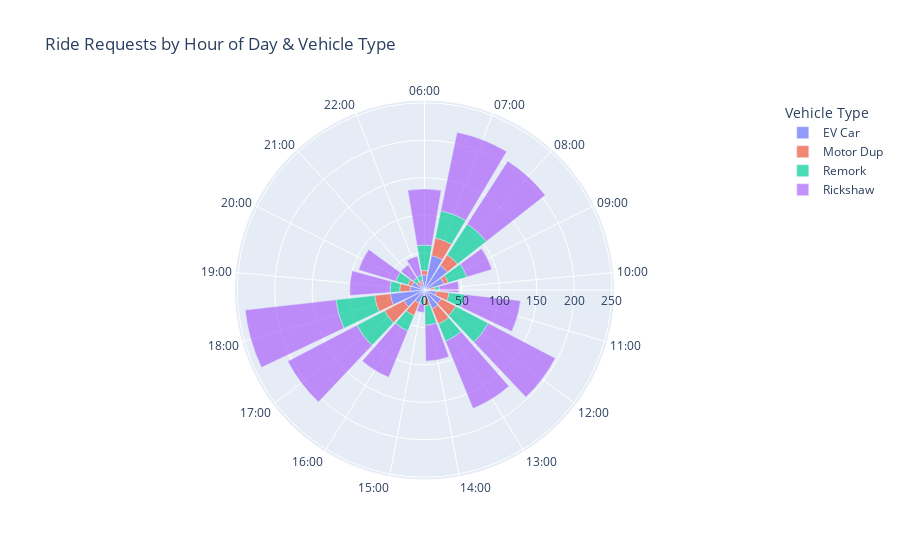

Write notebook code for a chart like this one.
### Code cell
# Polar Bar Chart of Request Time by Vehicle Type
import plotly.graph_objects as go

# Extract hour from request_time
data_polar = data.copy()
data_polar['hour'] = pd.to_datetime(data_polar['request_time']).dt.hour

# Filter to only 6:00 - 23:00
data_polar = data_polar[data_polar['hour'] >= 6]

# Group by hour and vehicle type
polar_data = data_polar.groupby(['hour', 'vehicle_type'])['trip_id'].count().reset_index()
polar_data.columns = ['hour', 'vehicle_type', 'count']

hours_shown = list(range(6, 24))

fig = go.Figure()

for vehicle in polar_data['vehicle_type'].unique():
    df_v = polar_data[polar_data['vehicle_type'] == vehicle]

    fig.add_trace(go.Barpolar(
        r       = df_v['count'],
        theta   = [f"{h:02d}:00" for h in df_v['hour']],
        name    = vehicle,
        opacity = 0.7,
    ))

fig.update_layout(
    title  = 'Ride Requests by Hour of Day & Vehicle Type',
    polar  = dict(
        angularaxis = dict(
            tickmode  = 'array',
            tickvals  = [f"{h:02d}:00" for h in hours_shown],
            ticktext  = [f"{h:02d}:00" for h in hours_shown],
            direction = 'clockwise',
            rotation  = 90,
        )
    ),
    barmode    = 'overlay',
    showlegend = True,
    legend     = dict(title='Vehicle Type'),
)

fig.show()

### Figure 1 — Plotly figure (JSON) as saved in the notebook; plotly's stock layout.template omitted (floating-point values rounded to 4 significant figures)
{"data": [{"name": "EV Car", "opacity": 0.7, "r": [20, 47, 39, 27, 7, 16, 25, 27, 11, 7, 19, 31, 46, 19, 18, 7, 10], "theta": ["06:00", "07:00", "08:00", "09:00", "10:00", "11:00", "12:00", "13:00", "14:00", "15:00", "16:00", "17:00", "18:00", "19:00", "20:00", "21:00", "22:00"], "type": "barpolar"}, {"name": "Motor Dup", "opacity": 0.7, "r": [6, 24, 17, 6, 6, 17, 22, 22, 10, 2, 18, 29, 21, 14, 5, 6, 3], "theta": ["06:00", "07:00", "08:00", "09:00", "10:00", "11:00", "12:00", "13:00", "14:00", "15:00", "16:00", "17:00", "18:00", "19:00", "20:00", "21:00", "22:00"], "type": "barpolar"}, {"name": "Remork", "opacity": 0.7, "r": [34, 37, 49, 26, 7, 21, 49, 25, 26, 10, 22, 42, 52, 13, 17, 6, 7], "theta": ["06:00", "07:00", "08:00", "09:00", "10:00", "11:00", "12:00", "13:00", "14:00", "15:00", "16:00", "17:00", "18:00", "19:00", "20:00", "21:00", "22:00"], "type": "barpolar"}, {"name": "Rickshaw", "opacity": 0.7, "r": [75, 107, 100, 35, 26, 75, 101, 97, 48, 11, 67, 104, 122, 54, 52, 21, 26], "theta": ["06:00", "07:00", "08:00", "09:00", "10:00", "11:00", "12:00", "13:00", "14:00", "15:00", "16:00", "17:00", "18:00", "19:00", "20:00", "21:00", "22:00"], "type": "barpolar"}], "layout": {"barmode": "overlay", "legend": {"title": {"text": "Vehicle Type"}}, "polar": {"angularaxis": {"direction": "clockwise", "rotation": 90, "tickmode": "array", "ticktext": ["06:00", "07:00", "08:00", "09:00", "10:00", "11:00", "12:00", "13:00", "14:00", "15:00", "16:00", "17:00", "18:00", "19:00", "20:00", "21:00", "22:00", "23:00"], "tickvals": ["06:00", "07:00", "08:00", "09:00", "10:00", "11:00", "12:00", "13:00", "14:00", "15:00", "16:00", "17:00", "18:00", "19:00", "20:00", "21:00", "22:00", "23:00"]}}, "showlegend": true, "title": {"text": "Ride Requests by Hour of Day & Vehicle Type"}}}
